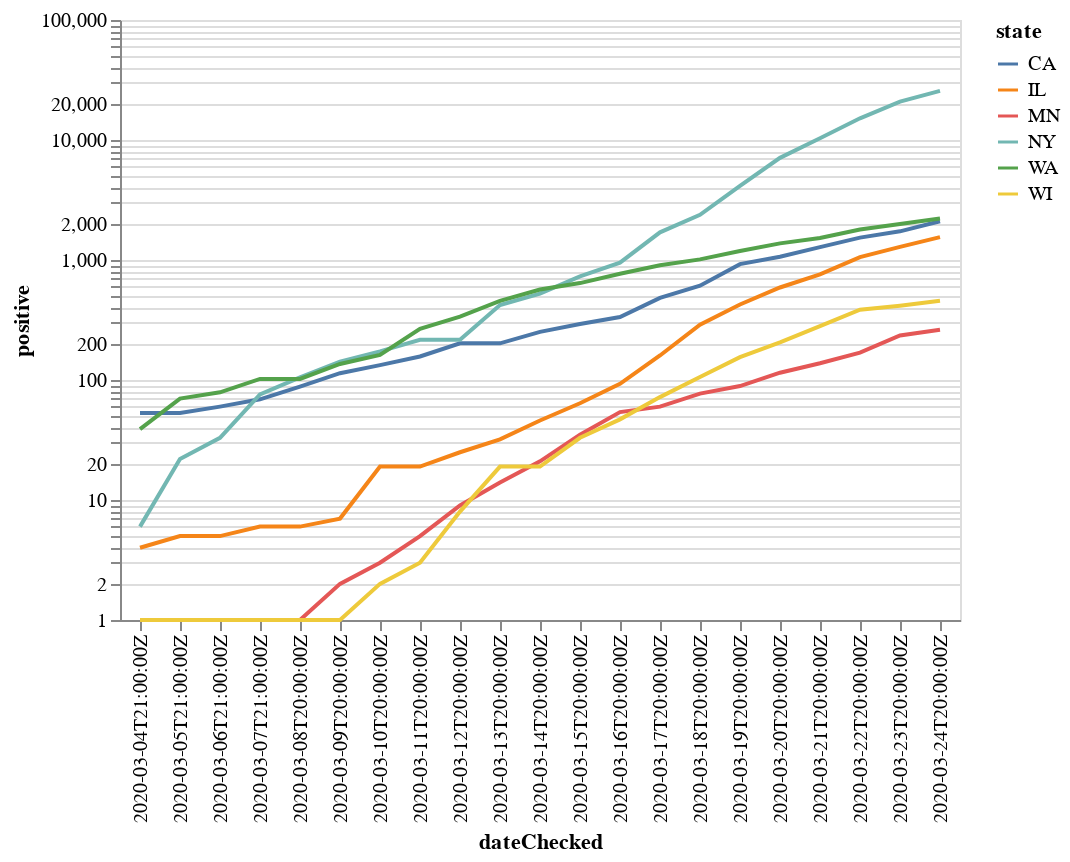

Notebook code cell kept with this figure:
### Code cell
all_curve_log = alt.Chart(filtered[filtered.positive > 0]).mark_line().encode(
    alt.X('dateChecked'),
    alt.Y('positive', scale=alt.Scale(type='log', base=10)),
    color="state"
)
all_curve_log

### Figure 1 — Vega-Lite specification as saved in the notebook (floating-point values rounded to 4 significant figures)
{"config": {"view": {"continuousWidth": 400, "continuousHeight": 300}}, "data": {"name": "data-d83a4a6832e9321a783e74c8e82ca06b"}, "mark": "line", "encoding": {"color": {"type": "nominal", "field": "state"}, "x": {"type": "nominal", "field": "dateChecked"}, "y": {"type": "quantitative", "field": "positive", "scale": {"base": 10, "type": "log"}}}, "$schema": "https://vega.github.io/schema/vega-lite/v4.0.2.json", "datasets": {"data-d83a4a6832e9321a783e74c8e82ca06b": [{"date": 20200324, "state": "CA", "positive": 2102.0, "negative": 13450.0, "pending": 12100.0, "hospitalized": null, "death": 40.0, "total": 27654, "dateChecked": "2020-03-24T20:00:00Z", "totalTestResults": 15554}, {"date": 20200324, "state": "IL", "positive": 1551.0, "negative": 9934.0, "pending": null, "hospitalized": null, "death": 16.0, "total": 11485, "dateChecked": "2020-03-24T20:00:00Z", "totalTestResults": 11485}, {"date": 20200324, "state": "MN", "positive": 262.0, "negative": 5550.0, "pending": null, "hospitalized": 21.0, "death": 1.0, "total": 5812, "dateChecked": "2020-03-24T20:00:00Z", "totalTestResults": 5812}, {"date": 20200324, "state": "NY", "positive": 25660.0, "negative": 65600.0, "pending": null, "hospitalized": 3234.0, "death": 210.0, "total": 91270, "dateChecked": "2020-03-24T20:00:00Z", "totalTestResults": 91270}, {"date": 20200324, "state": "WA", "positive": 2221.0, "negative": 31710.0, "pending": null, "hospitalized": null, "death": 110.0, "total": 33933, "dateChecked": "2020-03-24T20:00:00Z", "totalTestResults": 33933}, {"date": 20200324, "state": "WI", "positive": 457.0, "negative": 8237.0, "pending": null, "hospitalized": null, "death": 5.0, "total": 8694, "dateChecked": "2020-03-24T20:00:00Z", "totalTestResults": 8694}, {"date": 20200323, "state": "CA", "positive": 1733.0, "negative": 12570.0, "pending": 12100.0, "hospitalized": null, "death": 27.0, "total": 26400, "dateChecked": "2020-03-23T20:00:00Z", "totalTestResults": 14300}, {"date": 20200323, "state": "IL", "positive": 1285.0, "negative": 8583.0, "pending": null, "hospitalized": null, "death": 12.0, "total": 9868, "dateChecked": "2020-03-23T20:00:00Z", "totalTestResults": 9868}, {"date": 20200323, "state": "MN", "positive": 235.0, "negative": 4511.0, "pending": null, "hospitalized": 17.0, "death": 1.0, "total": 4746, "dateChecked": "2020-03-23T20:00:00Z", "totalTestResults": 4746}, {"date": 20200323, "state": "NY", "positive": 20880.0, "negative": 57410.0, "pending": null, "hospitalized": 2635.0, "death": 114.0, "total": 78289, "dateChecked": "2020-03-23T20:00:00Z", "totalTestResults": 78289}, {"date": 20200323, "state": "WA", "positive": 1996.0, "negative": 28880.0, "pending": null, "hospitalized": null, "death": 95.0, "total": 30875, "dateChecked": "2020-03-23T20:00:00Z", "totalTestResults": 30875}, {"date": 20200323, "state": "WI", "positive": 416.0, "negative": 7050.0, "pending": null, "hospitalized": null, "death": 5.0, "total": 7466, "dateChecked": "2020-03-23T20:00:00Z", "totalTestResults": 7466}, {"date": 20200322, "state": "CA", "positive": 1536.0, "negative": 11300.0, "pending": null, "hospitalized": null, "death": 27.0, "total": 12840, "dateChecked": "2020-03-22T20:00:00Z", "totalTestResults": 12840}, {"date": 20200322, "state": "IL", "positive": 1058.0, "negative": 7271.0, "pending": null, "hospitalized": null, "death": 9.0, "total": 8329, "dateChecked": "2020-03-22T20:00:00Z", "totalTestResults": 8329}, {"date": 20200322, "state": "MN", "positive": 169.0, "negative": 4511.0, "pending": null, "hospitalized": 12.0, "death": 1.0, "total": 4680, "dateChecked": "2020-03-22T20:00:00Z", "totalTestResults": 4680}, {"date": 20200322, "state": "NY", "positive": 15170.0, "negative": 46230.0, "pending": null, "hospitalized": 1974.0, "death": 114.0, "total": 61401, "dateChecked": "2020-03-22T20:00:00Z", "totalTestResults": 61401}, {"date": 20200322, "state": "WA", "positive": 1793.0, "negative": 25330.0, "pending": null, "hospitalized": null, "death": 94.0, "total": 27121, "dateChecked": "2020-03-22T20:00:00Z", "totalTestResults": 27121}, {"date": 20200322, "state": "WI", "positive": 385.0, "negative": 6230.0, "pending": null, "hospitalized": null, "death": 4.0, "total": 6615, "dateChecked": "2020-03-22T20:00:00Z", "totalTestResults": 6615}, {"date": 20200321, "state": "CA", "positive": 1279.0, "negative": 11250.0, "pending": null, "hospitalized": null, "death": 24.0, "total": 12528, "dateChecked": "2020-03-21T20:00:00Z", "totalTestResults": 12528}, {"date": 20200321, "state": "IL", "positive": 759.0, "negative": 5488.0, "pending": null, "hospitalized": null, "death": 6.0, "total": 6247, "dateChecked": "2020-03-21T20:00:00Z", "totalTestResults": 6247}, {"date": 20200321, "state": "MN", "positive": 138.0, "negative": 3952.0, "pending": null, "hospitalized": null, "death": 1.0, "total": 4090, "dateChecked": "2020-03-21T20:00:00Z", "totalTestResults": 4090}, {"date": 20200321, "state": "NY", "positive": 10360.0, "negative": 35080.0, "pending": null, "hospitalized": 1603.0, "death": 44.0, "total": 45437, "dateChecked": "2020-03-21T20:00:00Z", "totalTestResults": 45437}, {"date": 20200321, "state": "WA", "positive": 1524.0, "negative": 21720.0, "pending": null, "hospitalized": null, "death": 83.0, "total": 23243, "dateChecked": "2020-03-21T20:00:00Z", "totalTestResults": 23243}, {"date": 20200321, "state": "WI", "positive": 281.0, "negative": 4628.0, "pending": null, "hospitalized": null, "death": 4.0, "total": 4909, "dateChecked": "2020-03-21T20:00:00Z", "totalTestResults": 4909}, {"date": 20200320, "state": "CA", "positive": 1063.0, "negative": 10420.0, "pending": null, "hospitalized": null, "death": 20.0, "total": 11487, "dateChecked": "2020-03-20T20:00:00Z", "totalTestResults": 11487}, {"date": 20200320, "state": "IL", "positive": 590.0, "negative": 3696.0, "pending": null, "hospitalized": null, "death": 5.0, "total": 4286, "dateChecked": "2020-03-20T20:00:00Z", "totalTestResults": 4286}, {"date": 20200320, "state": "MN", "positive": 115.0, "negative": 3741.0, "pending": null, "hospitalized": null, "death": null, "total": 3856, "dateChecked": "2020-03-20T20:00:00Z", "totalTestResults": 3856}, {"date": 20200320, "state": "NY", "positive": 7102.0, "negative": 25320.0, "pending": null, "hospitalized": null, "death": 35.0, "total": 32427, "dateChecked": "2020-03-20T20:00:00Z", "totalTestResults": 32427}, {"date": 20200320, "state": "WA", "positive": 1376.0, "negative": 19340.0, "pending": null, "hospitalized": null, "death": 74.0, "total": 20712, "dateChecked": "2020-03-20T20:00:00Z", "totalTestResults": 20712}, {"date": 20200320, "state": "WI", "positive": 206.0, "negative": 3455.0, "pending": null, "hospitalized": null, "death": 3.0, "total": 3661, "dateChecked": "2020-03-20T20:00:00Z", "totalTestResults": 3661}, {"date": 20200319, "state": "CA", "positive": 924.0, "negative": 8787.0, "pending": null, "hospitalized": null, "death": 18.0, "total": 9711, "dateChecked": "2020-03-19T20:00:00Z", "totalTestResults": 9711}, {"date": 20200319, "state": "IL", "positive": 426.0, "negative": 2725.0, "pending": null, "hospitalized": null, "death": 4.0, "total": 3151, "dateChecked": "2020-03-19T20:00:00Z", "totalTestResults": 3151}, {"date": 20200319, "state": "MN", "positive": 89.0, "negative": 2949.0, "pending": null, "hospitalized": null, "death": null, "total": 3038, "dateChecked": "2020-03-19T20:00:00Z", "totalTestResults": 3038}, {"date": 20200319, "state": "NY", "positive": 4152.0, "negative": 18130.0, "pending": null, "hospitalized": null, "death": 12.0, "total": 22284, "dateChecked": "2020-03-19T20:00:00Z", "totalTestResults": 22284}, {"date": 20200319, "state": "WA", "positive": 1187.0, "negative": 15920.0, "pending": null, "hospitalized": null, "death": 66.0, "total": 17105, "dateChecked": "2020-03-19T20:00:00Z", "totalTestResults": 17105}, {"date": 20200319, "state": "WI", "positive": 155.0, "negative": 2192.0, "pending": null, "hospitalized": null, "death": null, "total": 2347, "dateChecked": "2020-03-19T20:00:00Z", "totalTestResults": 2347}, {"date": 20200318, "state": "CA", "positive": 611.0, "negative": 7981.0, "pending": null, "hospitalized": null, "death": 13.0, "total": 8592, "dateChecked": "2020-03-18T20:00:00Z", "totalTestResults": 8592}, {"date": 20200318, "state": "IL", "positive": 289.0, "negative": 1763.0, "pending": null, "hospitalized": null, "death": 1.0, "total": 2052, "dateChecked": "2020-03-18T20:00:00Z", "totalTestResults": 2052}, {"date": 20200318, "state": "MN", "positive": 77.0, "negative": 2685.0, "pending": null, "hospitalized": null, "death": null, "total": 2762, "dateChecked": "2020-03-18T20:00:00Z", "totalTestResults": 2762}, {"date": 20200318, "state": "NY", "positive": 2382.0, "negative": 12220.0, "pending": null, "hospitalized": null, "death": 12.0, "total": 14597, "dateChecked": "2020-03-18T20:00:00Z", "totalTestResults": 14597}, {"date": 20200318, "state": "WA", "positive": 1012.0, "negative": 13120.0, "pending": null, "hospitalized": null, "death": 52.0, "total": 14129, "dateChecked": "2020-03-18T20:00:00Z", "totalTestResults": 14129}, {"date": 20200318, "state": "WI", "positive": 106.0, "negative": 1577.0, "pending": null, "hospitalized": null, "death": null, "total": 1683, "dateChecked": "2020-03-18T20:00:00Z", "totalTestResults": 1683}, {"date": 20200317, "state": "CA", "positive": 483.0, "negative": 7981.0, "pending": null, "hospitalized": null, "death": 11.0, "total": 8407, "dateChecked": "2020-03-17T20:00:00Z", "totalTestResults": 8464}, {"date": 20200317, "state": "IL", "positive": 160.0, "negative": 1340.0, "pending": null, "hospitalized": null, "death": 1.0, "total": 1500, "dateChecked": "2020-03-17T20:00:00Z", "totalTestResults": 1500}, {"date": 20200317, "state": "MN", "positive": 60.0, "negative": 2276.0, "pending": null, "hospitalized": null, "death": null, "total": 2336, "dateChecked": "2020-03-17T20:00:00Z", "totalTestResults": 2336}, {"date": 20200317, "state": "NY", "positive": 1700.0, "negative": 5506.0, "pending": null, "hospitalized": null, "death": 7.0, "total": 7206, "dateChecked": "2020-03-17T20:00:00Z", "totalTestResults": 7206}, {"date": 20200317, "state": "WA", "positive": 904.0, "negative": 11580.0, "pending": null, "hospitalized": null, "death": 48.0, "total": 12486, "dateChecked": "2020-03-17T20:00:00Z", "totalTestResults": 12486}, {"date": 20200317, "state": "WI", "positive": 72.0, "negative": 1038.0, "pending": null, "hospitalized": null, "death": null, "total": 1110, "dateChecked": "2020-03-17T20:00:00Z", "totalTestResults": 1110}, {"date": 20200316, "state": "CA", "positive": 335.0, "negative": 7981.0, "pending": null, "hospitalized": null, "death": 6.0, "total": 8316, "dateChecked": "2020-03-16T20:00:00Z", "totalTestResults": 8316}, {"date": 20200316, "state": "IL", "positive": 93.0, "negative": 932.0, "pending": null, "hospitalized": null, "death": null, "total": 1025, "dateChecked": "2020-03-16T20:00:00Z", "totalTestResults": 1025}, {"date": 20200316, "state": "MN", "positive": 54.0, "negative": 1839.0, "pending": null, "hospitalized": null, "death": null, "total": 1893, "dateChecked": "2020-03-16T20:00:00Z", "totalTestResults": 1893}, {"date": 20200316, "state": "NY", "positive": 950.0, "negative": 4543.0, "pending": null, "hospitalized": null, "death": 7.0, "total": 5493, "dateChecked": "2020-03-16T20:00:00Z", "totalTestResults": 5493}, {"date": 20200316, "state": "WA", "positive": 769.0, "negative": 9451.0, "pending": null, "hospitalized": null, "death": 42.0, "total": 10220, "dateChecked": "2020-03-16T20:00:00Z", "totalTestResults": 10220}, {"date": 20200316, "state": "WI", "positive": 47.0, "negative": 504.0, "pending": null, "hospitalized": null, "death": null, "total": 551, "dateChecked": "2020-03-16T20:00:00Z", "totalTestResults": 551}, {"date": 20200315, "state": "CA", "positive": 293.0, "negative": 916.0, "pending": null, "hospitalized": null, "death": 5.0, "total": 1209, "dateChecked": "2020-03-15T20:00:00Z", "totalTestResults": 1209}, {"date": 20200315, "state": "IL", "positive": 64.0, "negative": 449.0, "pending": 195.0, "hospitalized": null, "death": null, "total": 708, "dateChecked": "2020-03-15T20:00:00Z", "totalTestResults": 513}, {"date": 20200315, "state": "MN", "positive": 35.0, "negative": 1387.0, "pending": null, "hospitalized": null, "death": null, "total": 1422, "dateChecked": "2020-03-15T20:00:00Z", "totalTestResults": 1422}, {"date": 20200315, "state": "NY", "positive": 729.0, "negative": 4543.0, "pending": null, "hospitalized": null, "death": 3.0, "total": 5272, "dateChecked": "2020-03-15T20:00:00Z", "totalTestResults": 5272}, {"date": 20200315, "state": "WA", "positive": 642.0, "negative": 7122.0, "pending": null, "hospitalized": null, "death": 40.0, "total": 7764, "dateChecked": "2020-03-15T20:00:00Z", "totalTestResults": 7764}, {"date": 20200315, "state": "WI", "positive": 33.0, "negative": 313.0, "pending": null, "hospitalized": null, "death": null, "total": 346, "dateChecked": "2020-03-15T20:00:00Z", "totalTestResults": 346}, {"date": 20200314, "state": "CA", "positive": 252.0, "negative": 916.0, "pending": null, "hospitalized": null, "death": 5.0, "total": 1168, "dateChecked": "2020-03-14T20:00:00Z", "totalTestResults": 1168}, {"date": 20200314, "state": "IL", "positive": 46.0, "negative": 316.0, "pending": 82.0, "hospitalized": null, "death": null, "total": 444, "dateChecked": "2020-03-14T20:00:00Z", "totalTestResults": 362}, {"date": 20200314, "state": "MN", "positive": 21.0, "negative": 847.0, "pending": null, "hospitalized": null, "death": null, "total": 868, "dateChecked": "2020-03-14T20:00:00Z", "totalTestResults": 868}, {"date": 20200314, "state": "NY", "positive": 524.0, "negative": 2779.0, "pending": null, "hospitalized": null, "death": null, "total": 3303, "dateChecked": "2020-03-14T20:00:00Z", "totalTestResults": 3303}, {"date": 20200314, "state": "WA", "positive": 568.0, "negative": 6001.0, "pending": null, "hospitalized": null, "death": 37.0, "total": 6569, "dateChecked": "2020-03-14T20:00:00Z", "totalTestResults": 6569}, {"date": 20200314, "state": "WI", "positive": 19.0, "negative": 169.0, "pending": null, "hospitalized": null, "death": null, "total": 188, "dateChecked": "2020-03-14T20:00:00Z", "totalTestResults": 188}, {"date": 20200313, "state": "CA", "positive": 202.0, "negative": 916.0, "pending": null, "hospitalized": null, "death": 4.0, "total": 1118, "dateChecked": "2020-03-13T20:00:00Z", "totalTestResults": 1118}, {"date": 20200313, "state": "IL", "positive": 32.0, "negative": 294.0, "pending": 92.0, "hospitalized": null, "death": null, "total": 418, "dateChecked": "2020-03-13T20:00:00Z", "totalTestResults": 326}, {"date": 20200313, "state": "MN", "positive": 14.0, "negative": 541.0, "pending": null, "hospitalized": null, "death": null, "total": 555, "dateChecked": "2020-03-13T20:00:00Z", "totalTestResults": 555}, {"date": 20200313, "state": "NY", "positive": 421.0, "negative": 2779.0, "pending": null, "hospitalized": null, "death": null, "total": 3200, "dateChecked": "2020-03-13T20:00:00Z", "totalTestResults": 3200}, {"date": 20200313, "state": "WA", "positive": 457.0, "negative": 4350.0, "pending": null, "hospitalized": null, "death": 31.0, "total": 4807, "dateChecked": "2020-03-13T20:00:00Z", "totalTestResults": 4807}, {"date": 20200313, "state": "WI", "positive": 19.0, "negative": 169.0, "pending": null, "hospitalized": null, "death": null, "total": 188, "dateChecked": "2020-03-13T20:00:00Z", "totalTestResults": 188}, {"date": 20200312, "state": "CA", "positive": 202.0, "negative": 916.0, "pending": null, "hospitalized": null, "death": 4.0, "total": 1118, "dateChecked": "2020-03-12T20:00:00Z", "totalTestResults": 1118}, {"date": 20200312, "state": "IL", "positive": 25.0, "negative": 266.0, "pending": 76.0, "hospitalized": null, "death": null, "total": 367, "dateChecked": "2020-03-12T20:00:00Z", "totalTestResults": 291}, {"date": 20200312, "state": "MN", "positive": 9.0, "negative": 307.0, "pending": null, "hospitalized": null, "death": null, "total": 316, "dateChecked": "2020-03-12T20:00:00Z", "totalTestResults": 316}, {"date": 20200312, "state": "NY", "positive": 216.0, "negative": 92.0, "pending": null, "hospitalized": null, "death": null, "total": 308, "dateChecked": "2020-03-12T20:00:00Z", "totalTestResults": 308}, {"date": 20200312, "state": "WA", "positive": 337.0, "negative": 3037.0, "pending": null, "hospitalized": null, "death": 29.0, "total": 3403, "dateChecked": "2020-03-12T20:00:00Z", "totalTestResults": 3374}, {"date": 20200312, "state": "WI", "positive": 8.0, "negative": 84.0, "pending": null, "hospitalized": null, "death": null, "total": 92, "dateChecked": "2020-03-12T20:00:00Z", "totalTestResults": 92}, {"date": 20200311, "state": "CA", "positive": 157.0, "negative": 916.0, "pending": null, "hospitalized": null, "death": null, "total": 1073, "dateChecked": "2020-03-11T20:00:00Z", "totalTestResults": 1073}, {"date": 20200311, "state": "IL", "positive": 19.0, "negative": 244.0, "pending": 63.0, "hospitalized": null, "death": null, "total": 326, "dateChecked": "2020-03-11T20:00:00Z", "totalTestResults": 263}, {"date": 20200311, "state": "MN", "positive": 5.0, "negative": 217.0, "pending": null, "hospitalized": null, "death": null, "total": 222, "dateChecked": "2020-03-11T20:00:00Z", "totalTestResults": 222}, {"date": 20200311, "state": "NY", "positive": 216.0, "negative": 92.0, "pending": null, "hospitalized": null, "death": null, "total": 308, "dateChecked": "2020-03-11T20:00:00Z", "totalTestResults": 308}, {"date": 20200311, "state": "WA", "positive": 267.0, "negative": 2175.0, "pending": null, "hospitalized": null, "death": 24.0, "total": 2466, "dateChecked": "2020-03-11T20:00:00Z", "totalTestResults": 2442}, {"date": 20200311, "state": "WI", "positive": 3.0, "negative": 43.0, "pending": null, "hospitalized": null, "death": null, "total": 46, "dateChecked": "2020-03-11T20:00:00Z", "totalTestResults": 46}, {"date": 20200310, "state": "CA", "positive": 133.0, "negative": 690.0, "pending": null, "hospitalized": null, "death": null, "total": 823, "dateChecked": "2020-03-10T20:00:00Z", "totalTestResults": 823}, {"date": 20200310, "state": "IL", "positive": 19.0, "negative": 244.0, "pending": 63.0, "hospitalized": null, "death": null, "total": 326, "dateChecked": "2020-03-10T20:00:00Z", "totalTestResults": 263}, {"date": 20200310, "state": "MN", "positive": 3.0, "negative": 132.0, "pending": null, "hospitalized": null, "death": null, "total": 135, "dateChecked": "2020-03-10T20:00:00Z", "totalTestResults": 135}, {"date": 20200310, "state": "NY", "positive": 173.0, "negative": 92.0, "pending": null, "hospitalized": null, "death": null, "total": 265, "dateChecked": "2020-03-10T20:00:00Z", "totalTestResults": 265}, {"date": 20200310, "state": "WA", "positive": 162.0, "negative": 1110.0, "pending": null, "hospitalized": null, "death": null, "total": 1272, "dateChecked": "2020-03-10T20:00:00Z", "totalTestResults": 1272}, {"date": 20200310, "state": "WI", "positive": 2.0, "negative": 36.0, "pending": null, "hospitalized": null, "death": null, "total": 38, "dateChecked": "2020-03-10T20:00:00Z", "totalTestResults": 38}, {"date": 20200309, "state": "CA", "positive": 114.0, "negative": 690.0, "pending": null, "hospitalized": null, "death": null, "total": 804, "dateChecked": "2020-03-09T20:00:00Z", "totalTestResults": 804}, {"date": 20200309, "state": "IL", "positive": 7.0, "negative": 191.0, "pending": 44.0, "hospitalized": null, "death": null, "total": 242, "dateChecked": "2020-03-09T20:00:00Z", "totalTestResults": 198}, {"date": 20200309, "state": "MN", "positive": 2.0, "negative": 80.0, "pending": null, "hospitalized": null, "death": null, "total": 82, "dateChecked": "2020-03-09T20:00:00Z", "totalTestResults": 82}, {"date": 20200309, "state": "NY", "positive": 142.0, "negative": 92.0, "pending": null, "hospitalized": null, "death": null, "total": 234, "dateChecked": "2020-03-09T20:00:00Z", "totalTestResults": 234}, {"date": 20200309, "state": "WA", "positive": 136.0, "negative": 1110.0, "pending": null, "hospitalized": null, "death": null, "total": 1246, "dateChecked": "2020-03-09T20:00:00Z", "totalTestResults": 1246}, {"date": 20200309, "state": "WI", "positive": 1.0, "negative": 36.0, "pending": null, "hospitalized": null, "death": null, "total": 37, "dateChecked": "2020-03-09T20:00:00Z", "totalTestResults": 37}, {"date": 20200308, "state": "NY", "positive": 105.0, "negative": 92.0, "pending": null, "hospitalized": null, "death": null, "total": 197, "dateChecked": "2020-03-08T20:00:00Z", "totalTestResults": 197}, {"date": 20200308, "state": "WA", "positive": 102.0, "negative": 640.0, "pending": 60.0, "hospitalized": null, "death": null, "total": 802, "dateChecked": "2020-03-08T20:00:00Z", "totalTestResults": 742}, {"date": 20200308, "state": "CA", "positive": 88.0, "negative": 462.0, "pending": null, "hospitalized": null, "death": null, "total": 550, "dateChecked": "2020-03-08T20:00:00Z", "totalTestResults": 550}, {"date": 20200308, "state": "IL", "positive": 6.0, "negative": 191.0, "pending": 44.0, "hospitalized": null, "death": null, "total": 241, "dateChecked": "2020-03-08T20:00:00Z", "totalTestResults": 197}, {"date": 20200308, "state": "MN", "positive": 1.0, "negative": 48.0, "pending": null, "hospitalized": null, "death": null, "total": 49, "dateChecked": "2020-03-08T20:00:00Z", "totalTestResults": 49}, {"date": 20200308, "state": "WI", "positive": 1.0, "negative": 31.0, "pending": 12.0, "hospitalized": null, "death": null, "total": 44, "dateChecked": "2020-03-08T20:00:00Z", "totalTestResults": 32}, {"date": 20200307, "state": "WA", "positive": 102.0, "negative": 370.0, "pending": 66.0, "hospitalized": null, "death": null, "total": 538, "dateChecked": "2020-03-07T21:00:00Z", "totalTestResults": 472}, {"date": 20200307, "state": "NY", "positive": 76.0, "negative": 92.0, "pending": 236.0, "hospitalized": null, "death": null, "total": 404, "dateChecked": "2020-03-07T21:00:00Z", "totalTestResults": 168}, {"date": 20200307, "state": "CA", "positive": 69.0, "negative": 462.0, "pending": null, "hospitalized": null, "death": null, "total": 531, "dateChecked": "2020-03-07T21:00:00Z", "totalTestResults": 531}, {"date": 20200307, "state": "IL", "positive": 6.0, "negative": 191.0, "pending": 44.0, "hospitalized": null, "death": null, "total": 241, "dateChecked": "2020-03-07T21:00:00Z", "totalTestResults": 197}, {"date": 20200307, "state": "MN", "positive": 1.0, "negative": 48.0, "pending": null, "hospitalized": null, "death": null, "total": 49, "dateChecked": "2020-03-07T21:00:00Z", "totalTestResults": 49}, {"date": 20200307, "state": "WI", "positive": 1.0, "negative": 31.0, "pending": 12.0, "hospitalized": null, "death": null, "total": 44, "dateChecked": "2020-03-07T21:00:00Z", "totalTestResults": 32}, {"date": 20200306, "state": "WA", "positive": 79.0, "negative": 370.0, "pending": null, "hospitalized": null, "death": null, "total": 449, "dateChecked": "2020-03-06T21:00:00Z", "totalTestResults": 449}, {"date": 20200306, "state": "CA", "positive": 60.0, "negative": 462.0, "pending": null, "hospitalized": null, "death": null, "total": 522, "dateChecked": "2020-03-06T21:00:00Z", "totalTestResults": 522}, {"date": 20200306, "state": "NY", "positive": 33.0, "negative": 92.0, "pending": 236.0, "hospitalized": null, "death": null, "total": 361, "dateChecked": "2020-03-06T21:00:00Z", "totalTestResults": 125}, {"date": 20200306, "state": "IL", "positive": 5.0, "negative": 180.0, "pending": 35.0, "hospitalized": null, "death": null, "total": 220, "dateChecked": "2020-03-06T21:00:00Z", "totalTestResults": 185}, {"date": 20200306, "state": "WI", "positive": 1.0, "negative": 31.0, "pending": 12.0, "hospitalized": null, "death": null, "total": 44, "dateChecked": "2020-03-06T21:00:00Z", "totalTestResults": 32}, {"date": 20200305, "state": "WA", "positive": 70.0, "negative": null, "pending": null, "hospitalized": null, "death": null, "total": 70, "dateChecked": "2020-03-05T21:00:00Z", "totalTestResults": 70}, {"date": 20200305, "state": "CA", "positive": 53.0, "negative": 462.0, "pending": null, "hospitalized": null, "death": null, "total": 515, "dateChecked": "2020-03-05T21:00:00Z", "totalTestResults": 515}, {"date": 20200305, "state": "NY", "positive": 22.0, "negative": 76.0, "pending": 24.0, "hospitalized": null, "death": null, "total": 122, "dateChecked": "2020-03-05T21:00:00Z", "totalTestResults": 98}, {"date": 20200305, "state": "IL", "positive": 5.0, "negative": 165.0, "pending": 27.0, "hospitalized": null, "death": null, "total": 197, "dateChecked": "2020-03-05T21:00:00Z", "totalTestResults": 170}, {"date": 20200305, "state": "WI", "positive": 1.0, "negative": 19.0, "pending": 6.0, "hospitalized": null, "death": null, "total": 26, "dateChecked": "2020-03-05T21:00:00Z", "totalTestResults": 20}, {"date": 20200304, "state": "CA", "positive": 53.0, "negative": 462.0, "pending": null, "hospitalized": null, "death": null, "total": 515, "dateChecked": "2020-03-04T21:00:00Z", "totalTestResults": 515}, {"date": 20200304, "state": "IL", "positive": 4.0, "negative": 124.0, "pending": 27.0, "hospitalized": null, "death": null, "total": 155, "dateChecked": "2020-03-04T21:00:00Z", "totalTestResults": 128}, {"date": 20200304, "state": "NY", "positive": 6.0, "negative": 48.0, "pending": 24.0, "hospitalized": null, "death": null, "total": 78, "dateChecked": "2020-03-04T21:00:00Z", "totalTestResults": 54}, {"date": 20200304, "state": "WA", "positive": 39.0, "negative": null, "pending": null, "hospitalized": null, "death": null, "total": 39, "dateChecked": "2020-03-04T21:00:00Z", "totalTestResults": 39}, {"date": 20200304, "state": "WI", "positive": 1.0, "negative": 19.0, "pending": 6.0, "hospitalized": null, "death": null, "total": 26, "dateChecked": "2020-03-04T21:00:00Z", "totalTestResults": 20}]}}
